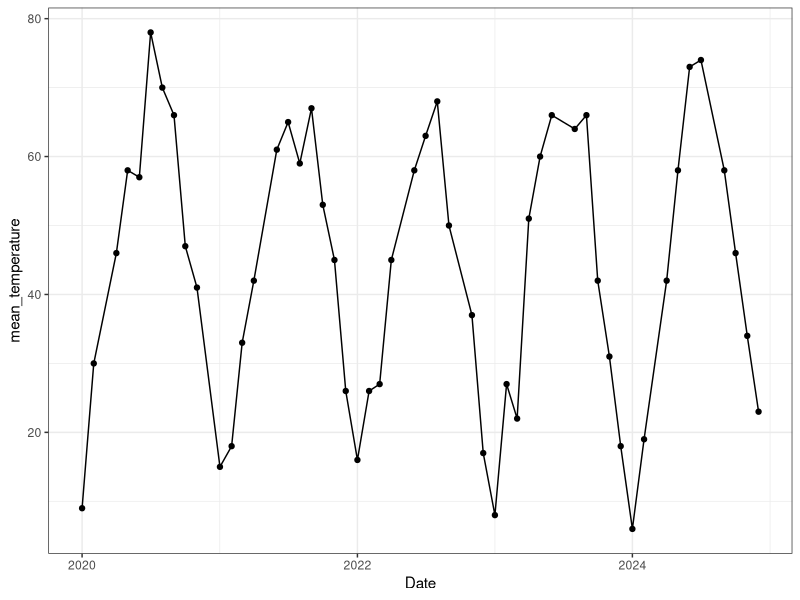
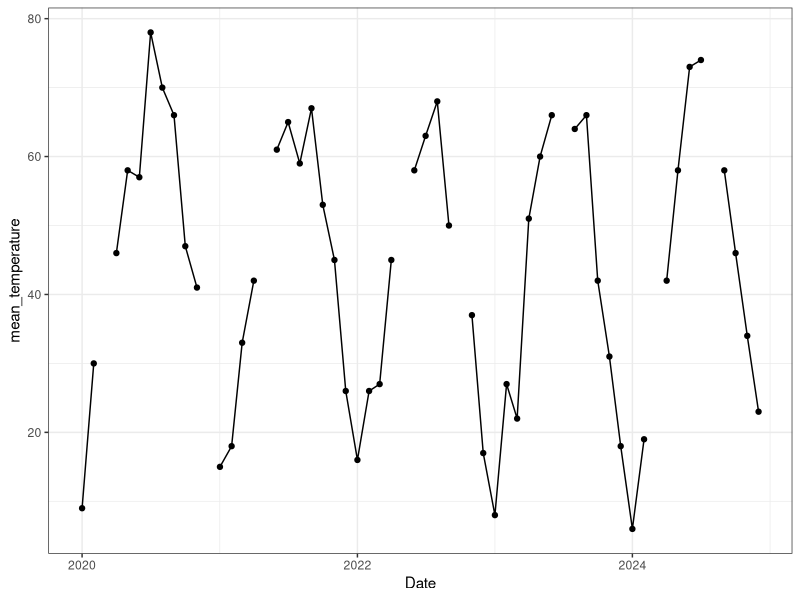
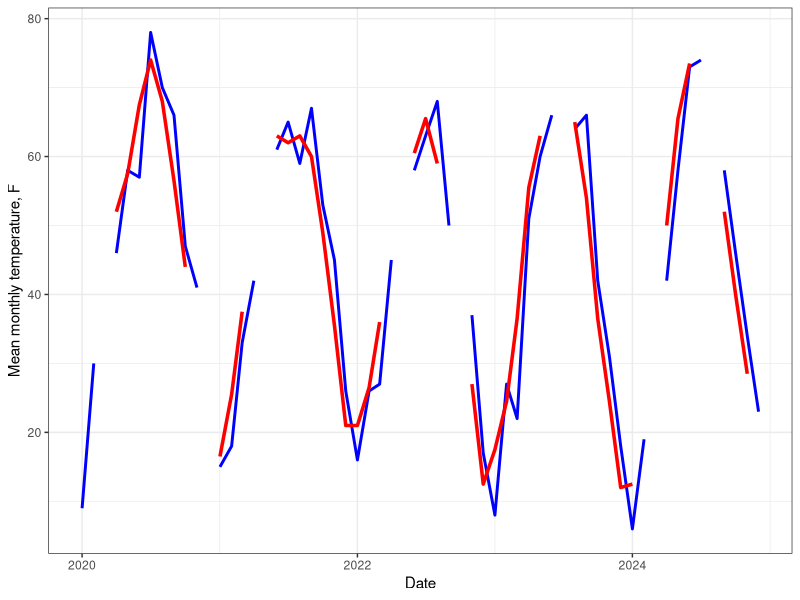

Write R code to recreate these figures, in order.
## ---- chunk 1
rm(list = ls())
library(tidyverse)
library(here)
library(zoo)
## ---- chunk 2
temps <- read.csv(here("Data/time-series-data/needs_fixing.csv"))
## ---- chunk 3
temps$Date <- mdy(temps$Date) #use lubridate to make into a date
## ---- chunk 4
ggplot(temps, aes(Date, mean_temperature))+
  geom_point()+
  geom_line()+
  theme_bw()
## ---- chunk 5
head(temps, 5)
## ---- chunk 6
temps_complete <- temps |> complete(
  Date=seq(min(Date), max(Date), by = "1 month"))

#tells R that the Date variable is a sequence from the lowest (min) to highest (max) Date with an interval of 1 month.
## ---- chunk 7
ggplot(temps_complete, aes(Date, mean_temperature))+
  geom_point()+
  geom_line()+
  theme_bw()
## ---- chunk 8
temps_complete$mean_temperature <-ts(temps_complete$mean_temperature, 
                                     frequency = 12, #tells R this is a monthly event
                                     start = c(2020,1) #tells R that the data begin in January (the "1" of 2020)
                                     )
## ---- chunk 9
temps_sma <- rollmean(temps_complete$mean_temperature, k = 2, fill = NA) #k = 2 says to use 2 months as rolling average
## ---- chunk 10
temps_complete$sma <- as.numeric(temps_sma)

ggplot(temps_complete, aes(x =Date))+
  geom_line(aes(y = mean_temperature), color = "blue", size = 1) + #original time series
  geom_line(aes(y = sma), color = "red", size = 1.2) + #moving average
  labs(x = "Date", y = "Mean monthly temperature, F")+
  theme_bw()

